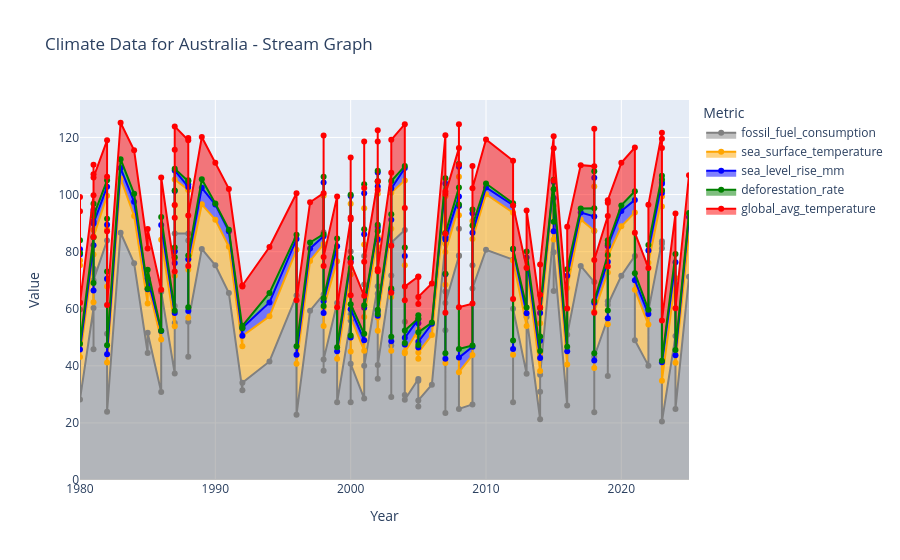

The notebook cell saved with this chart:
### Code cell
# Convert your DataFrame to a long format suitable for plotting
melted_data_all = australia_data.melt(
    id_vars='year',
    value_vars=[
        'fossil_fuel_consumption',
        'sea_surface_temperature',
        'sea_level_rise_mm',
        'deforestation_rate',
         'global_avg_temperature'
    ],
    var_name='Metric',
    value_name='Value'
)

# Define a specific color for each metric
color_map = {
    'fossil_fuel_consumption': 'grey',
    'global_avg_temperature': 'red',
    'sea_surface_temperature': 'orange',
    'sea_level_rise_mm': 'blue',
    'deforestation_rate': 'green'
}

# Create the stream graph using all data
fig = px.area(
    melted_data_all,
    x='year',
    y='Value',
    color='Metric',
    title='Climate Data for Australia - Stream Graph',
    labels={'Value': 'Value'},
    line_group='Metric',
    color_discrete_map=color_map  # Assign specific colors
)

# Customize the plot for better aesthetics
fig.update_traces(mode="lines+markers")  # Smooth lines and markers
fig.update_layout(yaxis_title='Value', xaxis_title='Year')

# Display the plot
fig.show()
